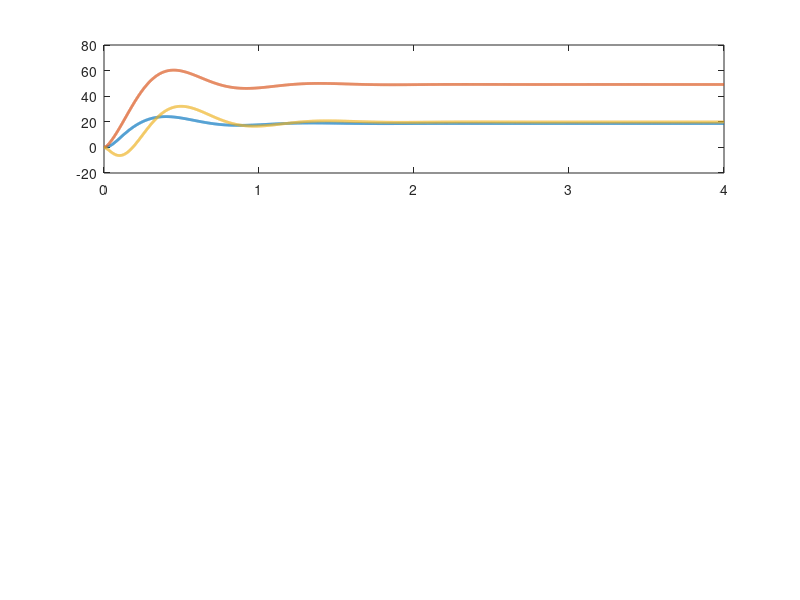

The MATLAB script that drew this image: (Note: this script raises an error after producing the figure.)
% main_3Link_Planar_PD_Control_Step.m
% Author: Michael Normand
% Date: 2021 April 23
% Description: Run a simulation of a 3dof planar arm with PD control and
% step inputs
clear; clc; close all;

%% Define System Parameters
% Init System Params
L1 = 0.5;       % Link_i length
L2 = 0.5;
L3 = 0.5;
L1c = 0.25;     % Link_i CoM displacement
L2c = 0.25;
L3c = 0.25;
m1 = 1;         % Link_i mass
m2 = 1;
m3 = 1;
I1 = 1;         % Link_i Moment of Inertia
I2 = 1;
I3 = 1;
g = 9.81;       % Gravity Acceleration
B = 0.0;        % Damping Coefficient

% Init Estimated System Params
L1e = L1*1.0;
L2e = L2*1.0;
L3e = L3*1.0;
L1ce = L1c*1.0;
L2ce = L2c*1.0;
L3ce = L3c*1.0;
m1e = m1*1.0;
m2e = m2*1.0;
m3e = m3*1.0;
I1e = I1*1.0;
I2e = I2*1.0;
I3e = I3*1.0;

%% Define Control/Sim Parameters
% Init Timing Params
Hz = 1000;
dt = 1/Hz;

t0 = 0;
tf = 4;
time = t0:dt:tf;

% Controller Params
w = [25; 15; 10];
zeta = 0.7;
Kp = w.^2;
Kd = 2*zeta*w;

% Desired input
th_d = deg2rad([20; 50; 20]);
ddth_d = [0; 0];

% Disturbance Force
F = zeros(2, 1);
% F = [100; 150];

%% Simulation
% Initial States
th   =  [0; 0; 0];
dth  =  [0; 0; 0];
ddth =  [0; 0; 0];

% Init data matrices
ddth_out = zeros(length(time), 3);
dth_out  = zeros(length(time), 3);
th_out   = zeros(length(time), 3);
u_out    = zeros(length(time), 3);

for ii = 1:length(time)
    % current time
    t = time(ii);
    
    % joint states
    q1 = th(1);
    q2 = th(2);
    q3 = th(3);
    dq1 = dth(1);
    dq2 = dth(2);
    dq3 = dth(3);
    
    % Controller Input
    u = -Kd.*dth + Kp.*(th_d - th);
    
    % Disturbance
    J = zeros(2, 3); % init jacobian
    J(1, 1) = - L2*sin(q1 + q2) - L1*sin(q1) - L3*sin(q1 + q2 + q3);
    J(1, 2) = - L2*sin(q1 + q2) - L3*sin(q1 + q2 + q3);
    J(1, 3) = -L3*sin(q1 + q2 + q3);
    J(2, 1) = L2*cos(q1 + q2) + L1*cos(q1) + L3*cos(q1 + q2 + q3);
    J(2, 2) = L2*cos(q1 + q2) + L3*cos(q1 + q2 + q3);
    J(2, 3) = L3*cos(q1 + q2 + q3);
    
    dist = J'*F;
    u = u + dist;
    tau1 = u(1); tau2 = u(2); tau3 = u(3);
    
    % Lagrange Dynamics
    ddq1 = (tau1 - tau2 + L1*L3c*m3*sin(q2 + q3) + L1*L2*m3*sin(q2) + L1*L2c*m2*sin(q2) - L1*g*m2*cos(q1) - L1*g*m3*cos(q1) - L1c*g*m1*cos(q1))/I1;
    ddq2 = -(I2*tau1 - I1*tau2 + I1*tau3 - I2*tau2 + I2*L1*L3c*m3*sin(q2 + q3) + I1*L2*g*m3*cos(q1 + q2) + I1*L2c*g*m2*cos(q1 + q2) + I1*L1*L2*m3*sin(q2) + I2*L1*L2*m3*sin(q2) + I1*L1*L2c*m2*sin(q2) + I2*L1*L2c*m2*sin(q2) - I1*L2*L3c*m3*sin(q3) - I2*L1*g*m2*cos(q1) - I2*L1*g*m3*cos(q1) - I2*L1c*g*m1*cos(q1))/(I1*I2);
    ddq3 = (I2*tau3 - I3*tau2 + I3*tau3 - I2*L1*L3c*m3*sin(q2 + q3) + I3*L2*g*m3*cos(q1 + q2) + I3*L2c*g*m2*cos(q1 + q2) + I3*L1*L2*m3*sin(q2) + I3*L1*L2c*m2*sin(q2) - I2*L2*L3c*m3*sin(q3) - I3*L2*L3c*m3*sin(q3) - I2*L3c*g*m3*cos(q1 + q2 + q3))/(I2*I3);
    
    ddth = [ddq1; ddq2; ddq3];
    
    % Numerical Integration
    dth = dth + ddth*dt;
    th  =  th +  dth*dt;
    
    % Record Data
    ddth_out(ii, :) = rad2deg(ddth);
     dth_out(ii, :) = rad2deg( dth);
      th_out(ii, :) = rad2deg(  th);
       u_out(ii, :) = u;
end

%% Plots
figure(1)
set(gcf,'position',[0 30 600 800])
subplot(3, 1, 1)
plot(time, th_out, 'Linewidth', 2)
hold on
yline(rad2deg(th_d(1)), ':', 'Linewidth', 1, 'color', [0 0.4450 0.7410])
yline(rad2deg(th_d(2)), ':', 'Linewidth', 1, 'color', [0.8500, 0.3250, 0.0980])
yline(rad2deg(th_d(3)), ':', 'Linewidth', 1, 'color', [0.9290, 0.6940, 0.1250])
hold off
title('Joint States')
ylabel('Angle [deg]')
legend('J1', 'J2', 'J3', 'J1^d', 'J2^d', 'J3^d')
set(gca, 'fontsize', 13)

subplot(3, 1, 2)
plot(time, dth_out, 'Linewidth', 2)
ylabel('Anglular Velocity [deg/s]')
set(gca, 'fontsize', 13)

subplot(3, 1, 3)
plot(time, ddth_out, 'Linewidth', 2)
ylabel('Acceleration [deg/s^2]')
xlabel('Time [sec]')
set(gca, 'fontsize', 13)

% Torque Plot
figure(2)
set(gcf, 'position', [600 630 600 200])
plot(time, u_out, 'Linewidth', 2)
legend('J1', 'J2', 'J3')
ylabel('Input Torque [Nm]')
xlabel('Time [sec]')
set(gca, 'fontsize', 13)

%% Dynamic Plot
figure(3)
set(gcf, 'position', [600 30 600 515])
% set up static plot elements
plot(0, 0, 'ro', 'LineWidth', 5); hold on;
plot([0 1.5], [0 0], 'r', 'LineWidth', 2); hold on;   % X Axis
plot([0 0], [0 1.5], 'g', 'LineWidth', 2); hold on;   % Y Axis
title('PD Control')
xlabel('x-axis'); ylabel('y-axis');
axis equal; axis([-1.5 1.5 -1.5 1.5]);
set(gca, 'fontsize', 13)

% set up dynamic plot elements
dummy_line = zeros(1, 4);   % 3 joints + EE
link_lines = plot(dummy_line, dummy_line, 'k', 'LineWidth', 3); hold on;
joint_dots = plot(dummy_line, dummy_line, 'ro', 'LineWidth', 3); hold off;

% run animation
step = 50;
PD_ani = VideoWriter('PD_control_ani.avi');
PD_ani.FrameRate = 1/50/dt;
open(PD_ani)
for ii = 1:step:length(time)
    % Get state vars
    q1 = deg2rad(th_out(ii, 1));
    q2 = deg2rad(th_out(ii, 2));
    q3 = deg2rad(th_out(ii, 3));
    
    % get positions
    pos = zeros(2, 4);
    pos(:, 2) = [L1*cos(q1); L1*sin(q1)];
    pos(:, 3) = pos(:, 2) + L2*[cos(q1+q2); sin(q1+q2)];
    pos(:, 4) = pos(:, 3) + L3*[cos(q1+q2+q3); sin(q1+q2+q3)];
    
    % plot data
    set(link_lines, 'XData', pos(1, :), 'YData', pos(2, :))
    set(joint_dots, 'XData', pos(1, :), 'YData', pos(2, :))
    
    pause(0.01)
    drawnow
    
    % save frames
    frame = getframe(gcf);
    writeVideo(PD_ani, frame);
end

close(PD_ani)